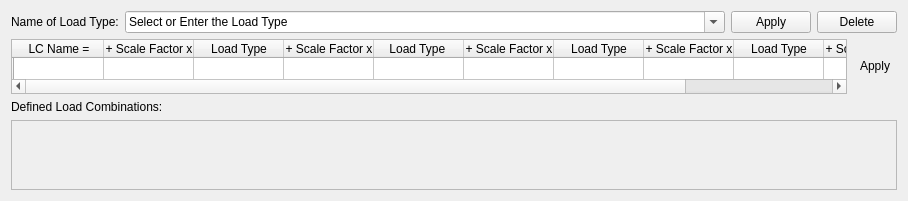
          <widget class="QWidget" name="Load_Combinations">
           <attribute name="title">
            <string>Load Combinations</string>
           </attribute>
           <layout class="QVBoxLayout" name="verticalLayout_7">
            <item>
             <layout class="QGridLayout" name="gridLayout_2">
              <item row="0" column="2">
               <widget class="QComboBox" name="loadTypeDefine">
                <property name="minimumSize">
                 <size>
                  <width>600</width>
                  <height>0</height>
                 </size>
                </property>
                <property name="editable">
                 <bool>true</bool>
                </property>
                <item>
                 <property name="text">
                  <string>Select or Enter the Load Type</string>
                 </property>
                </item>
                <item>
                 <property name="text">
                  <string>Dead Load (DL)</string>
                 </property>
                </item>
                <item>
                 <property name="text">
                  <string>Live Load (LL)</string>
                 </property>
                </item>
                <item>
                 <property name="text">
                  <string>Snow Load (SL)</string>
                 </property>
                </item>
                <item>
                 <property name="text">
                  <string>Wind Load (WL)</string>
                 </property>
                </item>
               </widget>
              </item>
              <item row="0" column="3">
               <widget class="QPushButton" name="loadTypeApply">
                <property name="text">
                 <string>Apply</string>
                </property>
               </widget>
              </item>
              <item row="0" column="1">
               <widget class="QLabel" name="loadTypeLabel">
                <property name="text">
                 <string>Name of Load Type:</string>
                </property>
               </widget>
              </item>
              <item row="0" column="4">
               <widget class="QPushButton" name="loadTypeDelete">
                <property name="text">
                 <string>Delete</string>
                </property>
               </widget>
              </item>
             </layout>
            </item>
            <item>
             <layout class="QHBoxLayout" name="horizontalLayout_22">
              <item>
               <widget class="QTableWidget" name="LC_definition_table">
                <property name="maximumSize">
                 <size>
                  <width>998</width>
                  <height>55</height>
                 </size>
                </property>
                <attribute name="horizontalHeaderDefaultSectionSize">
                 <number>90</number>
                </attribute>
                <row>
                 <property name="text">
                  <string/>
                 </property>
                </row>
                <column>
                 <property name="text">
                  <string>LC Name =</string>
                 </property>
                </column>
                <column>
                 <property name="text">
                  <string>+ Scale Factor x</string>
                 </property>
                </column>
                <column>
                 <property name="text">
                  <string>Load Type</string>
                 </property>
                </column>
                <column>
                 <property name="text">
                  <string>+ Scale Factor x</string>
                 </property>
                </column>
                <column>
                 <property name="text">
                  <string>Load Type </string>
                 </property>
                </column>
                <column>
                 <property name="text">
                  <string>+ Scale Factor x</string>
                 </property>
                </column>
                <column>
                 <property name="text">
                  <string>Load Type</string>
                 </property>
                </column>
                <column>
                 <property name="text">
                  <string>+ Scale Factor x</string>
                 </property>
                </column>
                <column>
                 <property name="text">
                  <string>Load Type</string>
                 </property>
                </column>
                <column>
                 <property name="text">
                  <string>+ Scale Factor x</string>
                 </property>
                </column>
                <column>
                 <property name="text">
                  <string>Load Type</string>
                 </property>
                </column>
               </widget>
              </item>
              <item>
               <widget class="QToolButton" name="LC_apply_button">
                <property name="minimumSize">
                 <size>
                  <width>0</width>
                  <height>50</height>
                 </size>
                </property>
                <property name="text">
                 <string>Apply</string>
                </property>
                <property name="iconSize">
                 <size>
                  <width>16</width>
                  <height>50</height>
                 </size>
                </property>
                <property name="autoRaise">
                 <bool>true</bool>
                </property>
               </widget>
              </item>
             </layout>
            </item>
            <item>
             <widget class="QLabel" name="LoadCobinationNamesLabel">
              <property name="text">
               <string>Defined Load Combinations:</string>
              </property>
             </widget>
            </item>
            <item>
             <widget class="QScrollArea" name="LoadCombinationNames">
              <property name="widgetResizable">
               <bool>true</bool>
              </property>
              <widget class="QWidget" name="LCnamesContext">
               <property name="geometry">
                <rect>
                 <x>0</x>
                 <y>0</y>
                 <width>1053</width>
                 <height>75</height>
                </rect>
               </property>
              </widget>
             </widget>
            </item>
           </layout>
          </widget>
